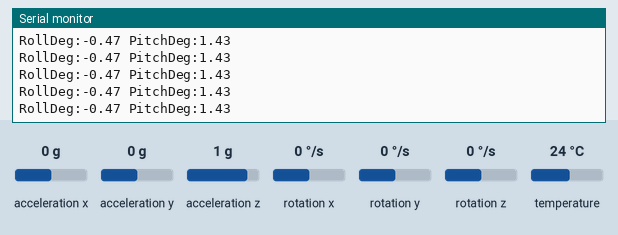
Simulated run of this program. Board: ESP32-S3. On the bench: the last lines printed to the serial monitor. Inputs (shaded band) come from the test bench; at power-on: acceleration x 0 g, acceleration y 0 g, acceleration z 1 g, rotation x 0 °/s, rotation y 0 °/s, rotation z 0 °/s, temperature 24 °C.

Above: at 1.2 s.
1.3 s: acceleration x set to -1.4 g
At 1.32 s:
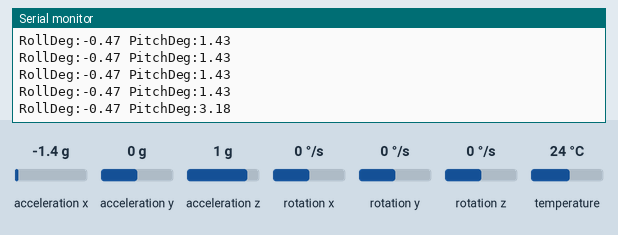
2.8 s: acceleration y set to -1.4 g
At 2.83 s:
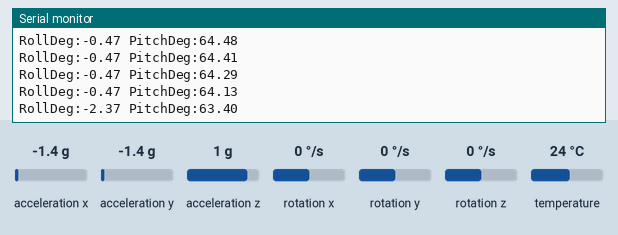
4.3 s: acceleration z set to -1.4 g
At 4.3 s:
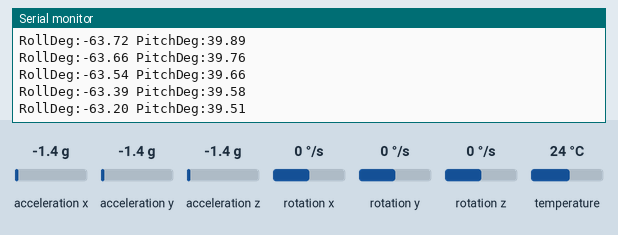
5.8 s: rotation x set to -192 °/s
At 5.81 s:
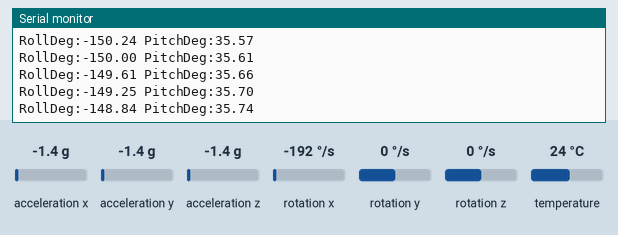
7.3 s: rotation y set to -192 °/s
At 7.32 s:
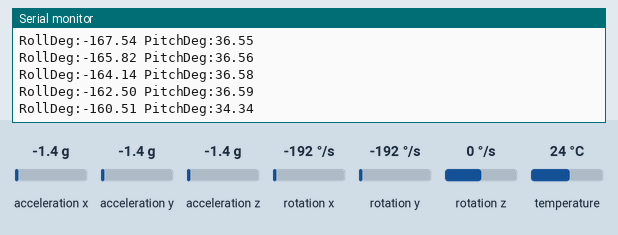
Timing chart, 0 to 9.8 s (numbered marks = the images above; inputs shaded):
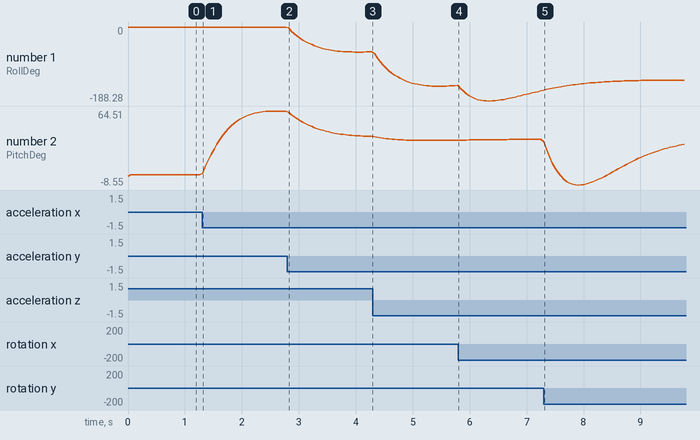

Measured:
- after the input at 1.3 s, the serial monitor: prints a new line at once (image 1)
- after the input at 2.8 s, the serial monitor: prints a new line at once (image 2)
- plotted number 1: -0.47 → -63.2 after the input at 2.8 s
- plotted number 2: 1.43 → 64.13 after the input at 1.3 s, 64.13 → 39.51 after the input at 2.8 s

The program:

main.cpp
```cpp
#include "Kalman.h"
#include <Adafruit_MPU6050.h>
#include <Adafruit_Sensor.h>
#include <Arduino.h>
#include <Wire.h>

// types.h
struct IMUAngles {
  float alpha; // roll
  float beta;  // pitch
};
struct IMUAccel {
  float x;
  float y;
  float z;
};

// helpers
namespace Conversions {
constexpr float degAndRadConversions{180.0f};
}
float degToRad(float degree) {
  return degree * M_PI / Conversions::degAndRadConversions;
}
float radToDeg(float radian) {
  return radian / M_PI * Conversions::degAndRadConversions;
}

// shared state (stubbed for this standalone test — real project uses
// shared_state.h)
IMUAngles currentAngles;
IMUAccel currentAccel;
void setImuAccel(const IMUAccel &accel) { currentAccel = accel; }
IMUAccel getImuAccel() { return currentAccel; }
void setImuAngles(const IMUAngles &angles) { currentAngles = angles; }
IMUAngles getImuAngles() { return currentAngles; }

//-------------------------------------------------------
constexpr int PIN_I2C_IMU_SDA{47};
constexpr int PIN_I2C_IMU_SCL{48};
constexpr TickType_t imuTaskPeriodMs{10}; // placeholder
constexpr float rollOffsetDeg{0.47f};
constexpr float pitchOffsetDeg{-1.43f};

Adafruit_MPU6050 mpu;

Kalman kalmanRoll;
Kalman kalmanPitch;

unsigned long lastUpdateMicros = 0;
bool firstRun = true;

void imuTask(void *pvParameters) {
  lastUpdateMicros = micros();

  for (;;) {
    sensors_event_t accel, gyro, temp;
    mpu.getEvent(&accel, &gyro, &temp);

    unsigned long now = micros();
    float dt = (now - lastUpdateMicros) / 1000000.0f;
    lastUpdateMicros = now;

    IMUAccel accelData{accel.acceleration.x, accel.acceleration.y,
                       accel.acceleration.z};
    setImuAccel(accelData);

    // // Raw accel-derived roll/pitch, in degrees (Kalman class expects deg)
    // float accelRollDeg =
    //     radToDeg(atan2(accel.acceleration.y, accel.acceleration.z));
    // float accelPitchDeg =
    //     radToDeg(atan2(-accel.acceleration.x,
    //                    sqrt(accel.acceleration.y * accel.acceleration.y +
    //                         accel.acceleration.z * accel.acceleration.z)));

    // with offset
    float accelRollDeg =
        radToDeg(atan2(accel.acceleration.y, accel.acceleration.z)) -
        rollOffsetDeg;
    float accelPitchDeg =
        radToDeg(atan2(-accel.acceleration.x,
                       sqrt(accel.acceleration.y * accel.acceleration.y +
                            accel.acceleration.z * accel.acceleration.z))) -
        pitchOffsetDeg;

    // Gyro rates in deg/s (Adafruit lib gives rad/s, convert)
    float gyroXDegPerSec = radToDeg(gyro.gyro.x);
    float gyroYDegPerSec = radToDeg(gyro.gyro.y);

    if (firstRun) {
      kalmanRoll.setAngle(accelRollDeg);
      kalmanPitch.setAngle(accelPitchDeg);
      firstRun = false;
    }

    float fusedRollDeg = kalmanRoll.getAngle(accelRollDeg, gyroXDegPerSec, dt);
    float fusedPitchDeg =
        kalmanPitch.getAngle(accelPitchDeg, gyroYDegPerSec, dt);

    IMUAngles angleData{degToRad(fusedRollDeg), degToRad(fusedPitchDeg)};
    setImuAngles(angleData);

    vTaskDelay(pdMS_TO_TICKS(imuTaskPeriodMs));
  }
}

void setup() {
  Serial.begin(115200);
  Wire.begin(PIN_I2C_IMU_SDA, PIN_I2C_IMU_SCL);

  if (!mpu.begin()) {
    while (1) {
      Serial.println("MPU6050 not found");
      delay(1000);
    }
  }

  mpu.setAccelerometerRange(MPU6050_RANGE_2_G);
  mpu.setGyroRange(MPU6050_RANGE_500_DEG);
  mpu.setFilterBandwidth(MPU6050_BAND_21_HZ);

  xTaskCreatePinnedToCore(imuTask, "imuTask", 4096, nullptr, 1, nullptr, 0);
}

void loop() {
  IMUAngles angles = getImuAngles();

  // Format matches plot_imy.py's expected "RollDeg:xx PitchDeg:xx" pattern
  Serial.print("RollDeg:");
  Serial.print(radToDeg(angles.alpha));
  Serial.print(" PitchDeg:");
  Serial.println(radToDeg(angles.beta));

  delay(50);
}
```
